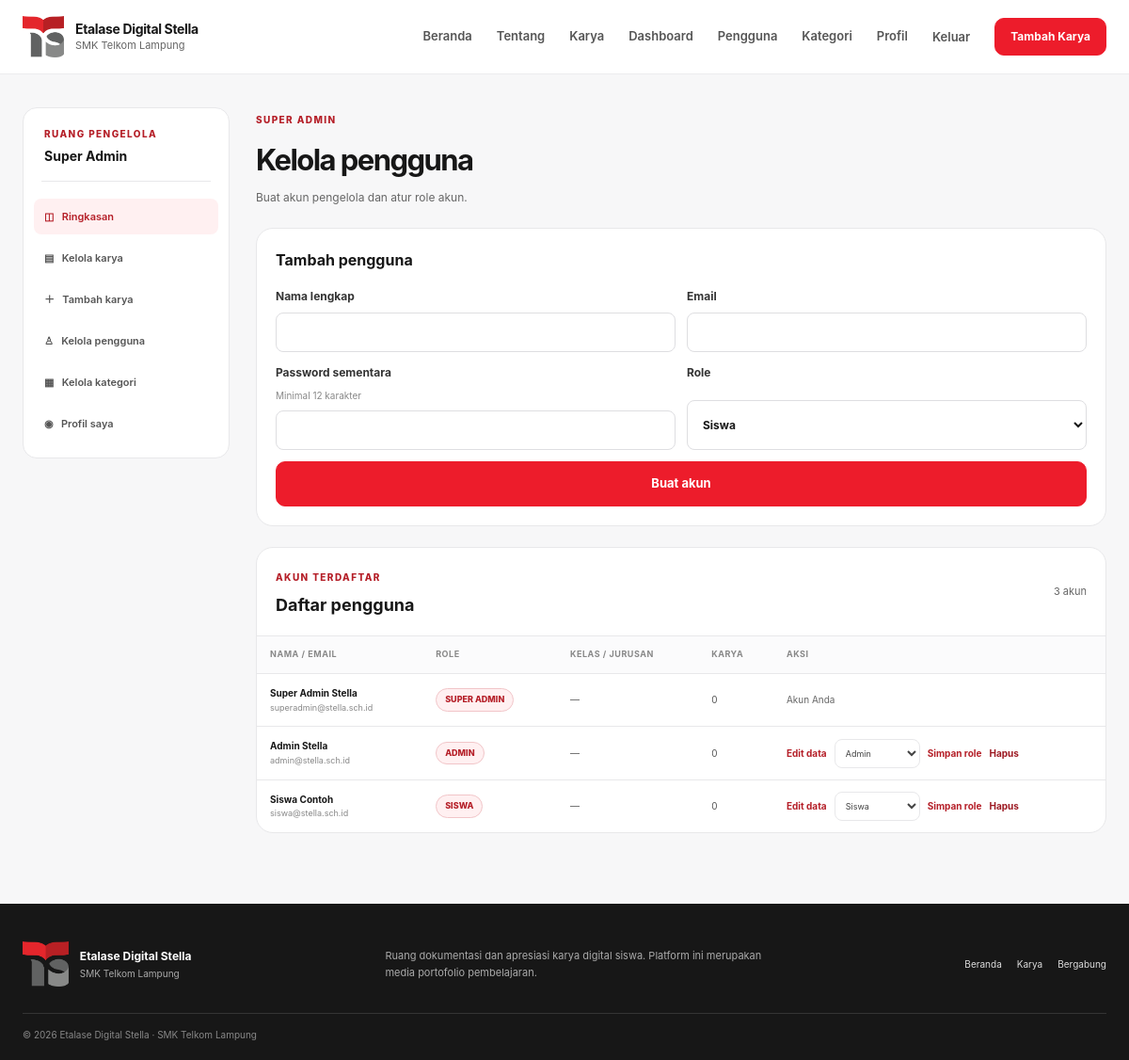
The page /admin/users.php (signed in) on the database its author committed.
### tables this page shows
CREATE TABLE IF NOT EXISTS users (
  id BIGINT UNSIGNED NOT NULL AUTO_INCREMENT,
  nama VARCHAR(120) NOT NULL,
  email VARCHAR(190) NOT NULL,
  password VARCHAR(255) NOT NULL,
  role ENUM('super_admin', 'admin', 'siswa') NOT NULL DEFAULT 'siswa',
  kelas VARCHAR(80) NULL,
  jurusan VARCHAR(120) NULL,
  biodata TEXT NULL,
  keahlian TEXT NULL,
  minat VARCHAR(500) NULL,
  tujuan_pengembangan TEXT NULL,
  github_url VARCHAR(2048) NULL,
  portfolio_url VARCHAR(2048) NULL,
  foto_profil VARCHAR(255) NULL,
  created_at TIMESTAMP NOT NULL DEFAULT CURRENT_TIMESTAMP,
  updated_at TIMESTAMP NOT NULL DEFAULT CURRENT_TIMESTAMP ON UPDATE CURRENT_TIMESTAMP,
  PRIMARY KEY (id),
  UNIQUE KEY uq_users_email (email)
);

### middleware/auth_check.php (called while the page is built, shortened)
<?php
$scriptDirectory = str_replace('\\', '/', dirname($_SERVER['SCRIPT_NAME'] ?? '/'));
$scriptDirectory = preg_replace('~/(auth|admin)$~', '', $scriptDirectory) ?? $scriptDirectory;
$baseUrl = rtrim($scriptDirectory, '/');
function app_url(string $path = ''): string
{
    global $baseUrl;
    return $baseUrl . ($path === '' ? '' : '/' . ltrim($path, '/'));
}
function e(mixed $value): string
{
    return htmlspecialchars((string)($value ?? ''), ENT_QUOTES | ENT_SUBSTITUTE, 'UTF-8');
}
function current_user(): ?array
{
    return isset($_SESSION['user']) && is_array($_SESSION['user']) ? $_SESSION['user'] : null;
}
function refresh_authenticated_user(PDO $pdo): ?array
{
    $sessionUser = current_user();
    $statement = $pdo->prepare(
        'SELECT id, nama, email, role, kelas, jurusan, foto_profil FROM users WHERE id = ? LIMIT 1'
    );
    $statement->execute([(int)$sessionUser['id']]);
    $user = $statement->fetch();
    return $user;
}
$pdo = require __DIR__ . '/../config/kuis_db.php';
$authenticatedUser = refresh_authenticated_user($pdo);

### admin/users.php (the view, shortened to what this page needs)
<?php
require __DIR__ . '/../middleware/auth_check.php';
$users = $pdo->query(
    'SELECT u.id, u.nama, u.email, u.role, u.kelas, u.jurusan, COUNT(p.id) AS project_count
     FROM users u LEFT JOIN projects p ON p.user_id = u.id
     GROUP BY u.id ORDER BY u.created_at DESC'
)->fetchAll();
require __DIR__ . '/../partials/header.php';
?>
<section class="dashboard-shell container"><?php require __DIR__ . '/../partials/admin_sidebar.php'; ?>
  <div class="dashboard-content"><div class="dashboard-heading"><div><span class="eyebrow">SUPER ADMIN</span><h1>Kelola pengguna</h1><p>Buat akun pengelola dan atur role akun.</p></div></div>
    <section class="editor-card admin-create"><h2>Tambah pengguna</h2><form action="<?= e(app_url('/admin/users.php')) ?>" method="post" class="form-stack"><?= csrf_field() ?><input type="hidden" name="action" value="create"><div class="form-row"><label>Nama lengkap<input name="nama" required minlength="2" maxlength="120"></label><label>Email<input type="email" name="email" required maxlength="190"></label></div><div class="form-row"><label>Password sementara <small>Minimal 12 karakter</small><input type="password" name="password" required minlength="12" maxlength="72" autocomplete="new-password"></label><label>Role<select name="role" required><option value="siswa">Siswa</option><option value="admin">Admin</option></select></label></div><button class="button" type="submit">Buat akun</button></form></section>
    <section class="table-panel"><div class="panel-heading"><div><span class="eyebrow">AKUN TERDAFTAR</span><h2>Daftar pengguna</h2></div><span class="table-count"><?= count($users) ?> akun</span></div><div class="table-scroll"><table><thead><tr><th>Nama / email</th><th>Role</th><th>Kelas / jurusan</th><th>Karya</th><th>Aksi</th></tr></thead><tbody><?php foreach ($users as $account): ?><tr><td><strong><?= e($account['nama']) ?></strong><small class="table-subtext"><?= e($account['email']) ?></small></td><td><span class="role-badge"><?= e(str_replace('_', ' ', $account['role'])) ?></span></td><td><?= e($account['kelas'] ?: '—') ?></td><td><?= (int)$account['project_count'] ?></td><td><?php if ((int)$account['id'] !== (int)$user['id']): ?><div class="table-actions"><details class="user-edit-details"><summary class="table-action">Edit data</summary></details><form action="<?= e(app_url('/admin/users.php')) ?>" method="post"><select name="role" aria-label="Ubah role pengguna"><option value="siswa" <?= $account['role'] === 'siswa' ? 'selected' : '' ?>>Siswa</option><option value="admin" <?= $account['role'] === 'admin' ? 'selected' : '' ?>>Admin</option></select><button class="table-action" type="submit">Simpan role</button></form><form action="<?= e(app_url('/admin/users.php')) ?>" method="post" data-confirm="Hapus akun ini dan seluruh karya miliknya?"><button class="table-action danger-text" type="submit">Hapus</button></form></div><?php else: ?><span class="muted">Akun Anda</span><?php endif; ?></td></tr><?php endforeach; ?></tbody></table></div></section>
  </div>
</section>
<?php require __DIR__ . '/../partials/footer.php'; ?>

### public/css/style.css (style rules this page uses)
:root { color-scheme: light; --red: #ed1c2b; --red-dark: #b51f28; --ink: #171717; --gray: #666; --gray-light: #888; --line: #e8e8ea; --paper: #fff; --canvas: #f7f7f8; --soft-red: #fff0f1; --shadow: 0 18px 48px rgba(23, 23, 23, .08); --radius: 18px; font-family: Inter, "Segoe UI", Arial, sans-serif; }
* { box-sizing: border-box; }
html { scroll-behavior: smooth; }
body { margin: 0; color: var(--ink); background: var(--canvas); font-size: 15px; line-height: 1.65; }
button, input, select, textarea { font: inherit; }
button, a { -webkit-tap-highlight-color: transparent; }
button { cursor: pointer; }
.container { width: min(1160px, calc(100% - 48px)); margin-inline: auto; }
.muted, .muted p { color: var(--gray); }
.button { display: inline-flex; min-height: 48px; align-items: center; justify-content: center; gap: 12px; border: 1px solid var(--red); border-radius: 10px; padding: 0 20px; background: var(--red); color: #fff; font-size: 13px; font-weight: 700; transition: background .2s ease, border-color .2s ease, transform .2s ease, box-shadow .2s ease; }
.eyebrow { display: inline-flex; align-items: center; gap: 9px; color: var(--red-dark); font-size: 10px; font-weight: 800; letter-spacing: .14em; }
h1, h2, h3, p { margin-top: 0; }
.select-filter select, .table-actions select { min-height: 42px; border: 1px solid var(--line); border-radius: 8px; padding: 0 30px 0 10px; background: #fff; color: #444; font-size: 11px; }
.form-stack { display: grid; gap: 16px; }
.form-stack label { display: grid; gap: 7px; color: #333; font-size: 12px; font-weight: 700; }
.form-stack label small { color: var(--gray-light); font-size: 10px; font-weight: 400; }
.form-stack input, .form-stack select, .form-stack textarea { width: 100%; min-height: 46px; border: 1px solid #dedee1; border-radius: 8px; padding: 10px 12px; outline: 0; color: var(--ink); background: #fff; font-size: 12px; transition: border-color .2s, box-shadow .2s; }
.detail-main, .detail-sidebar, .editor-card, .profile-summary, .profile-editor, .table-panel { border: 1px solid var(--line); border-radius: var(--radius); background: #fff; }
.editor-card { max-width: 850px; padding: 27px; }
.form-row { display: grid; grid-template-columns: 1fr 1fr; gap: 15px; }
.role-badge { display: inline-block; border: 1px solid #f1c5c8; border-radius: 99px; padding: 4px 9px; color: var(--red-dark); background: var(--soft-red); font-size: 9px; font-weight: 800; text-transform: uppercase; }
.dashboard-shell { display: grid; grid-template-columns: 220px minmax(0, 1fr); align-items: start; gap: 28px; padding-block: 35px 75px; }
.dashboard-content { min-width: 0; }
.dashboard-heading { display: flex; align-items: center; justify-content: space-between; gap: 15px; margin-bottom: 22px; }
.dashboard-heading h1 { margin: 5px 0; font-size: 31px; letter-spacing: -.05em; }
.dashboard-heading p { margin: 0; color: var(--gray); font-size: 12px; }
.table-panel { overflow: hidden; margin-top: 20px; }
.panel-heading { display: flex; align-items: center; justify-content: space-between; gap: 15px; padding: 18px 20px; }
.panel-heading h2 { margin: 3px 0 0; font-size: 18px; }
.table-count { color: var(--gray); font-size: 11px; }
.table-scroll { overflow-x: auto; }
table { width: 100%; border-collapse: collapse; white-space: nowrap; }
th, td { border-top: 1px solid var(--line); padding: 12px 14px; text-align: left; font-size: 10px; }
th { color: var(--gray-light); background: #fbfbfc; font-size: 9px; font-weight: 700; text-transform: uppercase; letter-spacing: .06em; }
td { color: #555; }
td strong { color: var(--ink); }
.table-action { border: 0; padding: 0; color: var(--red-dark); background: transparent; font-size: 10px; font-weight: 700; }
.table-subtext { display: block; color: var(--gray-light); font-size: 9px; }
.table-actions, .table-actions form { display: flex; align-items: center; gap: 8px; }
.table-actions select { min-height: 31px; padding-inline: 7px; font-size: 9px; }
.user-edit-details { position: relative; }
.user-edit-details > summary { cursor: pointer; list-style: none; }
.danger-text { color: #9c1821; }
.admin-create { max-width: none; margin-bottom: 22px; padding: 20px; }
.admin-create h2 { margin-bottom: 16px; font-size: 16px; }
.admin-create .form-stack { gap: 12px; }
.admin-create .form-row { gap: 12px; }
.admin-create .form-stack input, .admin-create .form-stack select { min-height: 40px; }

### rows shown on the page
users: nama "Super Admin Stella", email "superadmin@stella.sch.id", role "SUPER ADMIN", kelas "—", project_count "0", shows "Akun Anda"
users: nama "Admin Stella", email "admin@stella.sch.id", role "ADMIN", kelas "—", project_count "0", role "Admin"
users: nama "Siswa Contoh", email "siswa@stella.sch.id", role "SISWA", kelas "—", project_count "0", role "Siswa"

### other values the page prints
count($users) "3"
